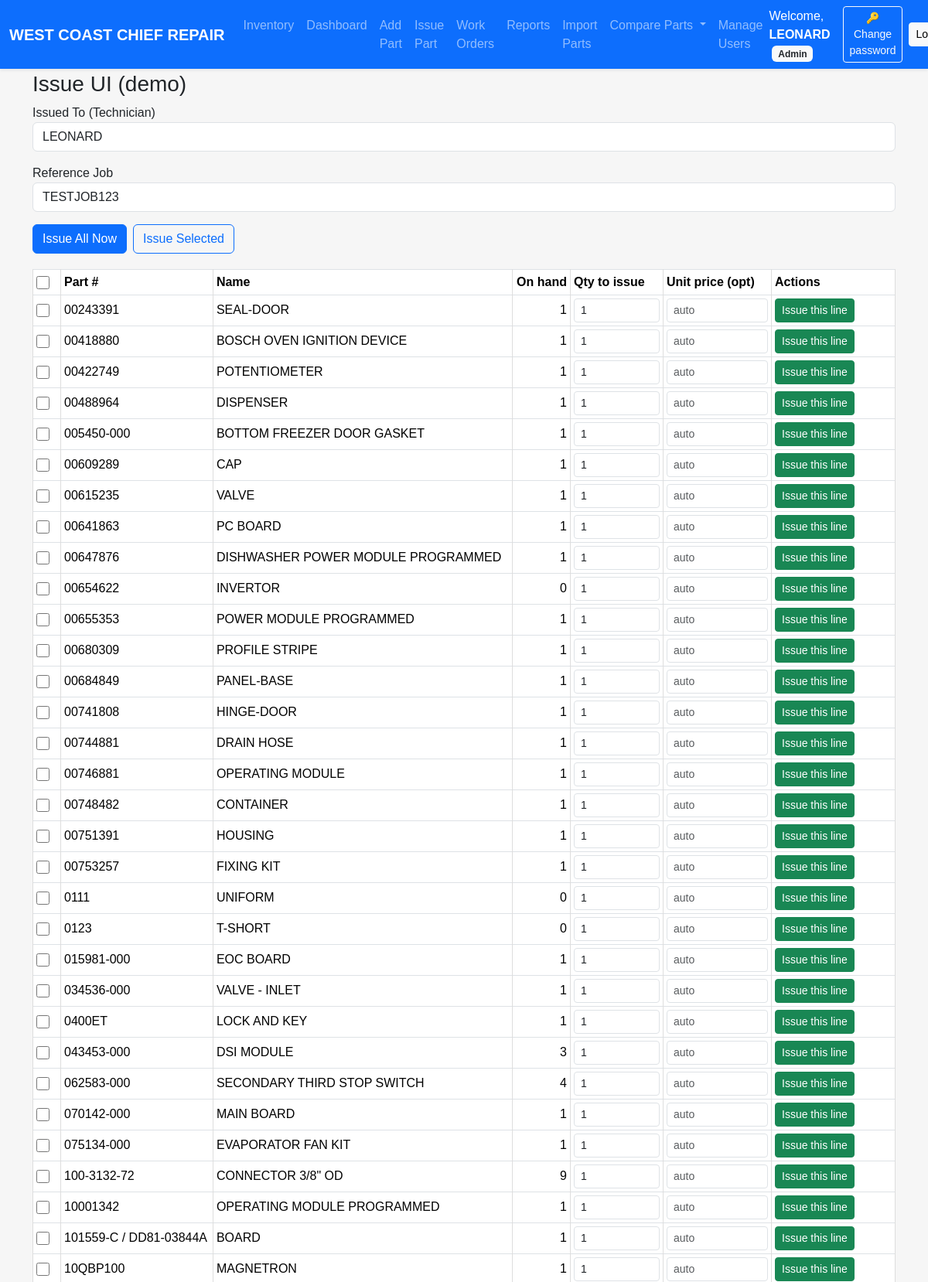
/issue_ui (signed in, upper part), run on the app's committed database.
### models.py (models this page shows, shortened)
class User(UserMixin, db.Model):
    id = db.Column(db.Integer, primary_key=True)
    username = db.Column(db.String(64), unique=True, nullable=False)
    password_hash = db.Column(db.String(128), nullable=False)
    role = db.Column(db.String(20), nullable=False, default=ROLE_TECHNICIAN)
    @property
    def password(self):
        raise AttributeError('password is not a readable attribute')

class Part(db.Model):
    __tablename__ = "part"
    __table_args__ = {"extend_existing": True}
    id = db.Column(db.Integer, primary_key=True)
    name = db.Column(db.String(100), nullable=False)
    part_number = db.Column(db.String(100), unique=True, nullable=False, index=True)
    quantity = db.Column(db.Integer, default=0)
    unit_cost = db.Column(db.Float, nullable=False)
    location = db.Column(db.String(100))
    created_at = db.Column(db.DateTime, default=datetime.utcnow)

### inventory/routes.py (the view)
@inventory_bp.get("/issue_ui")
@login_required
def issue_ui():
    parts = Part.query.order_by(Part.part_number).limit(200).all()  # для примера
    technician_name = getattr(current_user, "username", "TECH")     # замени как надо
    canonical_ref = "TESTJOB123"                                    # подставишь свой JOB
    return render_template("issue_ui.html", parts=parts,
                           technician_name=technician_name,
                           canonical_ref=canonical_ref)

### auth/routes.py (called while the page is built)
@login_manager.user_loader
def load_user(user_id):
    return User.query.get(int(user_id))

### templates/issue_ui.html (shortened to what this page needs)
{% extends "base.html" %}
{% block content %}
<h3>Issue UI (demo)</h3>
<div class="mb-3">
  <label>Issued To (Technician)</label>
  <input id="tech_name" class="form-control" value="{{ technician_name }}"
         list="technicianListIssue2">
</div>
<div class="mb-3">
  <label>Reference Job</label>
  <input id="canonical_ref" class="form-control" value="{{ canonical_ref }}">
</div>
<div class="d-flex gap-2 mb-3">
  <button id="btn-issue-all" class="btn btn-primary">Issue All Now</button>
  <button id="btn-issue-selected" class="btn btn-outline-primary">Issue Selected</button>
</div>
<table class="table table-sm table-bordered align-middle">
  <thead>
    <tr>
      <th style="width:36px;"><input type="checkbox" id="chk-all"></th>
      <th>Part #</th>
      <th>Name</th>
      <th class="text-end">On hand</th>
      <th style="width:120px;">Qty to issue</th>
      <th style="width:140px;">Unit price (opt)</th>
      <th style="width:160px;">Actions</th>
    </tr>
  </thead>
  <tbody>
  {% for p in parts %}
    <tr data-part-id="{{ p.id }}">
      <td><input type="checkbox" class="row-chk"></td>
      <td>{{ p.part_number }}</td>
      <td>{{ p.name }}</td>
      <td class="text-end">{{ p.quantity }}</td>
      <td><input type="number" class="form-control form-control-sm qty-issue" min="0" value="1"></td>
      <td><input type="text" class="form-control form-control-sm unit-price" placeholder="auto"></td>
      <td>
        <button class="btn btn-sm btn-success btn-issue-line">Issue this line</button>
      </td>
    </tr>
  {% endfor %}
  </tbody>
</table>
{% endblock %}

### templates/base.html (shortened to what this page needs)
<!DOCTYPE html>
<html lang="en">
<head>
  <link href="https://cdn.jsdelivr.net/npm/bootstrap@5.3.3/dist/css/bootstrap.min.css"
        rel="stylesheet"
 />
  <link rel="stylesheet" href="{{ url_for('static', filename='style.css') }}" />
</head>
<body>
  <nav class="navbar navbar-expand-lg navbar-dark bg-primary shadow-sm fixed-top">
    <div class="container-fluid">
      <a class="navbar-brand fw-bold" href="{{ url_for('inventory.dashboard') }}">
        WEST COAST CHIEF REPAIR
      </a>
      <div class="collapse navbar-collapse" id="navbarMain">
        <ul class="navbar-nav me-auto mb-2 mb-lg-0">
          <li class="nav-item">
            <a class="nav-link{% if request.endpoint and request.endpoint == 'inventory.location_report' %} active{% endif %}"
               href="{{ url_for('inventory.location_report') }}">Inventory</a>
          </li>
          <li class="nav-item">
            <a class="nav-link{% if request.endpoint and request.endpoint == 'inventory.dashboard' %} active{% endif %}"
               href="{{ url_for('inventory.dashboard') }}">Dashboard</a>
          </li>
          <li class="nav-item">
            <a class="nav-link{% if request.endpoint and request.endpoint == 'inventory.add_part' %} active{% endif %}"
               href="{{ url_for('inventory.add_part') }}">Add Part</a>
          </li>
          <li class="nav-item">
            <a class="nav-link{% if request.endpoint and request.endpoint == 'inventory.issue_part' %} active{% endif %}"
               href="{{ url_for('inventory.issue_part') }}">Issue Part</a>
          </li>
          {% set is_wo = request.endpoint and request.endpoint.startswith('inventory.wo_') %}
          <li class="nav-item">
            <a class="nav-link{{ ' active' if is_wo else '' }}"
               href="{{ url_for('inventory.wo_list') }}">Work Orders</a>
          </li>
          <li class="nav-item">
            <a class="nav-link{% if request.endpoint and request.endpoint.startswith('inventory.reports') %} active{% endif %}"
               href="{{ url_for('inventory.reports_grouped') }}">Reports</a>
          </li>
          <li class="nav-item">
            <a class="nav-link{% if request.endpoint and request.endpoint.startswith('inventory.import_parts') %} active{% endif %}"
               href="{{ url_for('inventory.import_parts') }}">Import Parts</a>
          </li>
          <li class="nav-item dropdown">
            <a class="nav-link dropdown-toggle" href="#" id="compareDropdown" role="button"
               data-bs-toggle="dropdown" data-bs-display="static" aria-expanded="false">
              Compare Parts
            </a>
          </li>
          {% if current_user.is_authenticated and current_user.role in ['superadmin', 'admin'] %}
          <li class="nav-item">
            <a class="nav-link{% if request.endpoint and request.endpoint.startswith('inventory.users') %} active{% endif %}"
               href="{{ url_for('inventory.users') }}">Manage Users</a>
          </li>
          {% endif %}
        </ul>
        {% if current_user.is_authenticated %}
        <div class="d-flex align-items-center gap-2">
          <span class="text-white me-2">
            Welcome, <strong>{{ current_user.username }}</strong>
            <span class="badge bg-light text-dark text-capitalize ms-1">{{ current_user.role }}</span>
          </span>
          <a class="btn btn-outline-light btn-sm"
             href="{{ url_for('inventory.change_password', user_id=current_user.id) }}">
            🔑 Change password
          </a>
          <a class="btn btn-light btn-sm"
             href="{{ url_for('auth.logout') }}">
            Logout
          </a>
        </div>
        {% endif %}
      </div>
    </div>
  </nav>
  <main class="container" style="padding-top: 4.5rem;">
    {% block content %}{% endblock %}
  </main>
</body>
</html>

### static/style.css (style rules this page uses)
body { font-family: Arial, sans-serif; background-color:#f6f6f6; padding:20px; margin:0; }
.navbar { z-index:1200; }
table { width:100%; border-collapse:collapse; margin-top:20px; }
table th, table td { padding:10px; border:1px solid #ddd; text-align:left; }
input[type="checkbox"], .form-check-input { width: 1.05rem !important; height: 1.05rem !important; display: inline-block !important; vertical-align: middle !important; appearance: auto !important; -webkit-appearance: checkbox !important; -moz-appearance: checkbox !important; background: initial !important; border: initial !important; opacity: 1 !important; pointer-events: auto !important; cursor: pointer !important; }

### data on the page
User: username "LEONARD", role "Admin"
Part: part_number "00243391", name "SEAL-DOOR", quantity "1"
Part: part_number "00418880", name "BOSCH OVEN IGNITION DEVICE", quantity "1"
Part: part_number "00422749", name "POTENTIOMETER", quantity "1"
Part: part_number "00488964", name "DISPENSER", quantity "1"
Part: part_number "005450-000", name "BOTTOM FREEZER DOOR GASKET", quantity "1"
Part: part_number "00609289", name "CAP", quantity "1"
Part: part_number "00615235", name "VALVE", quantity "1"
Part: part_number "00641863", name "PC BOARD", quantity "1"
Part: part_number "00647876", name "DISHWASHER POWER MODULE PROGRAMMED", quantity "1"
Part: part_number "00654622", name "INVERTOR", quantity "0"
Part: part_number "00655353", name "POWER MODULE PROGRAMMED", quantity "1"
Part: part_number "00680309", name "PROFILE STRIPE", quantity "1"
Part: part_number "00684849", name "PANEL-BASE", quantity "1"
Part: part_number "00741808", name "HINGE-DOOR", quantity "1"
Part: part_number "00744881", name "DRAIN HOSE", quantity "1"
Part: part_number "00746881", name "OPERATING MODULE", quantity "1"
Part: part_number "00748482", name "CONTAINER", quantity "1"
Part: part_number "00751391", name "HOUSING", quantity "1"
Part: part_number "00753257", name "FIXING KIT", quantity "1"
Part: part_number "0111", name "UNIFORM", quantity "0"
Part: part_number "0123", name "T-SHORT", quantity "0"
Part: part_number "015981-000", name "EOC BOARD", quantity "1"
Part: part_number "034536-000", name "VALVE - INLET", quantity "1"
Part: part_number "0400ET", name "LOCK AND KEY", quantity "1"
Part: part_number "043453-000", name "DSI MODULE", quantity "3"
Part: part_number "062583-000", name "SECONDARY THIRD STOP SWITCH", quantity "4"
Part: part_number "070142-000", name "MAIN BOARD", quantity "1"
Part: part_number "075134-000", name "EVAPORATOR FAN KIT", quantity "1"
Part: part_number "100-3132-72", name "CONNECTOR 3/8\" OD", quantity "9"
Part: part_number "10001342", name "OPERATING MODULE PROGRAMMED", quantity "1"
Part: part_number "101559-C / DD81-03844A", name "BOARD", quantity "1"
Part: part_number "10QBP100", name "MAGNETRON", quantity "1"
